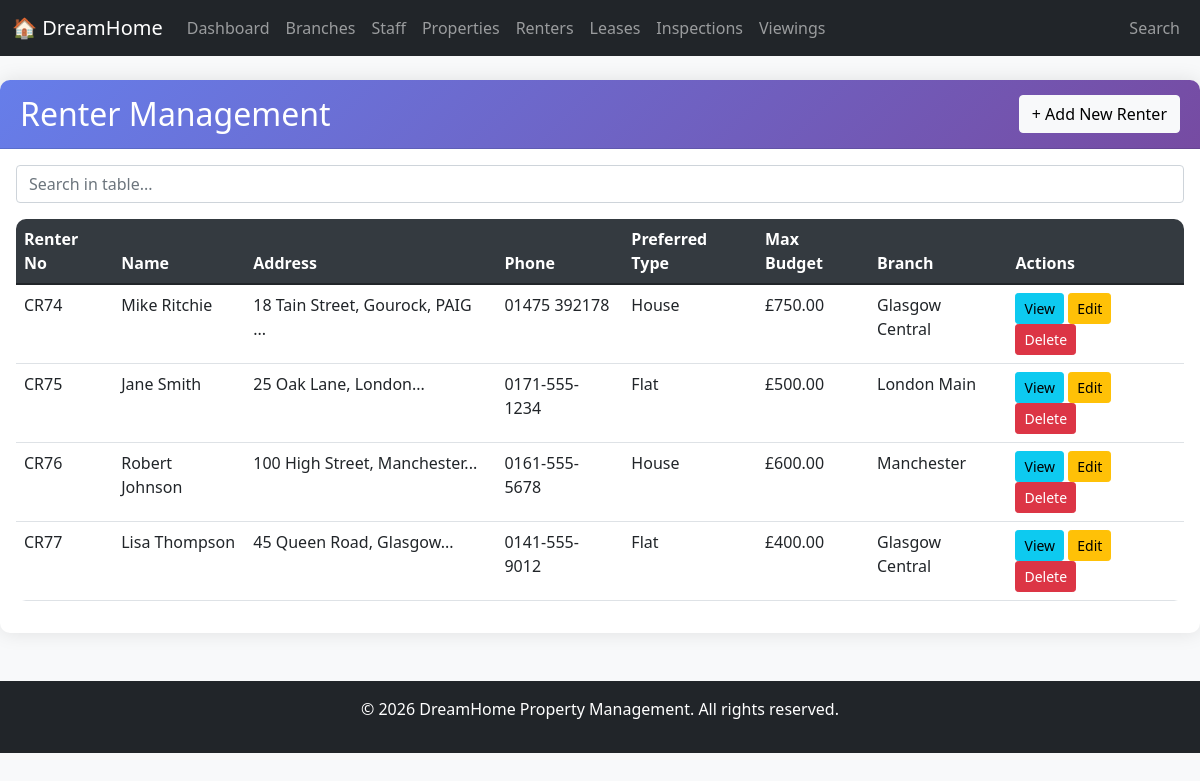
The app's page /pages/renters/index.php with its own data.
### tables this page shows
CREATE TABLE Renter (
    RenterNo VARCHAR(10) PRIMARY KEY,
    FName VARCHAR(50) NOT NULL,
    LName VARCHAR(50) NOT NULL,
    Address VARCHAR(200),
    Phone VARCHAR(20),
    PreferredType VARCHAR(30),
    MaxBudget DECIMAL(10,2),
    Notes TEXT,
    BranchNo VARCHAR(10),
    FOREIGN KEY (BranchNo) REFERENCES Branch(BranchNo)
        ON UPDATE CASCADE ON DELETE SET NULL
);

CREATE TABLE Branch (
    BranchNo VARCHAR(10) PRIMARY KEY,
    BranchName VARCHAR(100) NOT NULL,
    Street VARCHAR(100),
    Area VARCHAR(100),
    City VARCHAR(100) NOT NULL,
    PostCode VARCHAR(20),
    ContactNo VARCHAR(20),
    Email VARCHAR(100)
);

### config/database.php (called while the page is built, shortened)
<?php
function formatMoney($amount) {
    return '£' . number_format((float)$amount, 2);
}
?>

### pages/renters/index.php (the view, shortened to what this page needs)
<?php
include '../../includes/header.php';
$database = new Database();
$db = $database->getConnection();
$sql = "SELECT r.*, b.BranchName as branch_name
        FROM Renter r
        LEFT JOIN Branch b ON r.BranchNo = b.BranchNo
        ORDER BY r.RenterNo";
$stmt = $db->prepare($sql);
$stmt->execute();
$renters = $stmt->fetchAll(PDO::FETCH_ASSOC);
?>
<div class="card">
    <div class="card-header d-flex justify-content-between align-items-center">
        <h2 class="mb-0">Renter Management</h2>
        <button class="btn btn-light" onclick="location.href='add.php'">+ Add New Renter</button>
    </div>
    <div class="card-body">
        <div class="table-responsive">
            <table class="table table-hover">
                <thead>
                    <tr>
                        <th>Renter No</th>
                        <th>Name</th>
                        <th>Address</th>
                        <th>Phone</th>
                        <th>Preferred Type</th>
                        <th>Max Budget</th>
                        <th>Branch</th>
                        <th>Actions</th>
                    </tr>
                </thead>
                <tbody>
                    <?php foreach ($renters as $renter): ?>
                    <tr>
                        <td><?php echo $renter['RenterNo']; ?></td>
                        <td><?php echo $renter['FName'] . ' ' . $renter['LName']; ?></td>
                        <td><?php echo substr($renter['Address'], 0, 30) . '...'; ?></td>
                        <td><?php echo $renter['Phone']; ?></td>
                        <td><?php echo $renter['PreferredType'] ?: 'Any'; ?></td>
                        <td><?php echo formatMoney($renter['MaxBudget']); ?></td>
                        <td><?php echo $renter['branch_name']; ?></td>
                        <td>
                            <button class="btn btn-sm btn-info" onclick="location.href='view.php?renter_no=<?php echo $renter['RenterNo']; ?>'">View</button>
                            <button class="btn btn-sm btn-warning" onclick="location.href='edit.php?renter_no=<?php echo $renter['RenterNo']; ?>'">Edit</button>
                            <button class="btn btn-sm btn-danger" onclick="if(confirm('Delete this renter?')) location.href='index.php?delete=<?php echo $renter['RenterNo']; ?>'">Delete</button>
                        </td>
                    </tr>
                    <?php endforeach; ?>
                </tbody>
            </table>
        </div>
    </div>
</div>
<?php include '../../includes/footer.php'; ?>

### css/style.css (style rules this page uses)
body { background-color: #f8f9fa; font-family: 'Segoe UI', Tahoma, Geneva, Verdana, sans-serif; }
.card { border: none; border-radius: 10px; box-shadow: 0 0 20px rgba(0,0,0,0.1); margin-bottom: 20px; }
.card-header { background: linear-gradient(135deg, #667eea 0%, #764ba2 100%); color: white; border-radius: 10px 10px 0 0 !important; padding: 15px 20px; }
.table { background-color: white; border-radius: 10px; overflow: hidden; }
.table thead { background-color: #343a40; color: white; }

### records on screen
renter: RenterNo "CR74", FName "Mike", LName "Ritchie", Address "18 Tain Street, Gourock, PAIG", Phone "01475 392178", PreferredType "House", MaxBudget "£750.00", BranchNo.BranchName "Glasgow Central"
renter: RenterNo "CR75", FName "Jane", LName "Smith", Address "25 Oak Lane, London", Phone "0171-555-1234", PreferredType "Flat", MaxBudget "£500.00", BranchNo.BranchName "London Main"
renter: RenterNo "CR76", FName "Robert", LName "Johnson", Address "100 High Street, Manchester", Phone "0161-555-5678", PreferredType "House", MaxBudget "£600.00", BranchNo.BranchName "Manchester"
renter: RenterNo "CR77", FName "Lisa", LName "Thompson", Address "45 Queen Road, Glasgow", Phone "0141-555-9012", PreferredType "Flat", MaxBudget "£400.00", BranchNo.BranchName "Glasgow Central"
